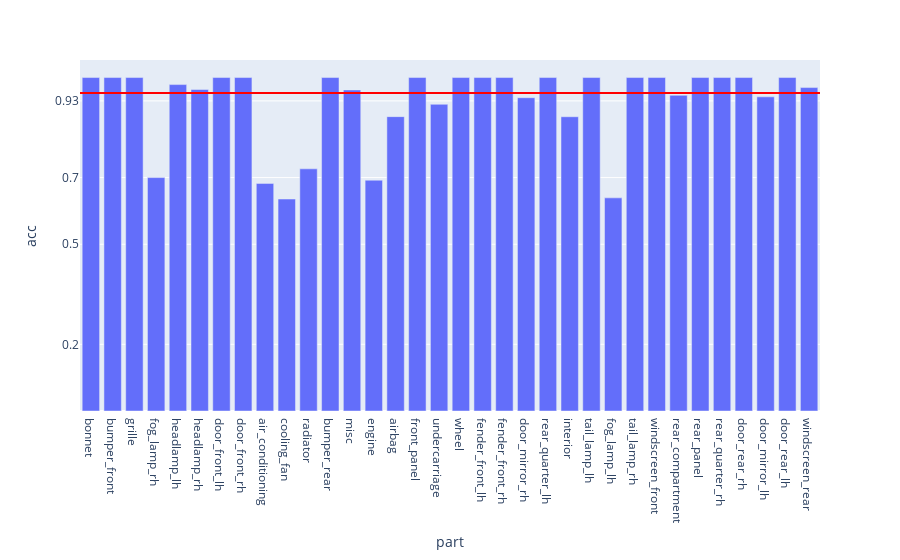

Here is the notebook cell this chart was saved with:
### Code cell
fig = px.bar(evalMetrics, x = 'part', y = 'acc')

fig.add_hline(y=avgTn, line_width=2, line_color="red")

fig.update_layout(
    yaxis = dict(
        tickmode = 'array',
        tickvals = [np.format_float_positional(avgAcc, 2), 0.2, 0.5, 0.7],
    )
)

### Figure 1 — Plotly figure (JSON) as saved in the notebook; plotly's stock layout.template omitted (floating-point values rounded to 4 significant figures)
{"data": [{"alignmentgroup": "True", "hovertemplate": "part=%{x}<br>acc=%{y}<extra></extra>", "legendgroup": "", "marker": {"color": "#636efa", "pattern": {"shape": ""}}, "name": "", "offsetgroup": "", "orientation": "v", "showlegend": false, "textposition": "auto", "type": "bar", "x": ["bonnet", "bumper_front", "grille", "fog_lamp_rh", "headlamp_lh", "headlamp_rh", "door_front_lh", "door_front_rh", "air_conditioning", "cooling_fan", "radiator", "bumper_rear", "misc", "engine", "airbag", "front_panel", "undercarriage", "wheel", "fender_front_lh", "fender_front_rh", "door_mirror_rh", "rear_quarter_lh", "interior", "tail_lamp_lh", "fog_lamp_lh", "tail_lamp_rh", "windscreen_front", "rear_compartment", "rear_panel", "rear_quarter_rh", "door_rear_rh", "door_mirror_lh", "door_rear_lh", "windscreen_rear"], "xaxis": "x", "y": [1, 1, 1, 0.7, 0.9789, 0.9641, 1, 1, 0.6826, 0.6357, 0.7263, 1, 0.9628, 0.6922, 0.8828, 1, 0.9198, 1, 1, 1, 0.9395, 1, 0.8825, 1, 0.6392, 1, 1, 0.9467, 1, 1, 1, 0.9421, 1, 0.9699], "yaxis": "y"}], "layout": {"barmode": "relative", "legend": {"tracegroupgap": 0}, "margin": {"t": 60}, "shapes": [{"line": {"color": "red", "width": 2}, "type": "line", "x0": 0, "x1": 1, "xref": "x domain", "y0": 0.9533, "y1": 0.9533, "yref": "y"}], "xaxis": {"anchor": "y", "domain": [0, 1], "title": {"text": "part"}}, "yaxis": {"anchor": "x", "domain": [0, 1], "tickmode": "array", "tickvals": ["0.93", 0.2, 0.5, 0.7], "title": {"text": "acc"}}}}
